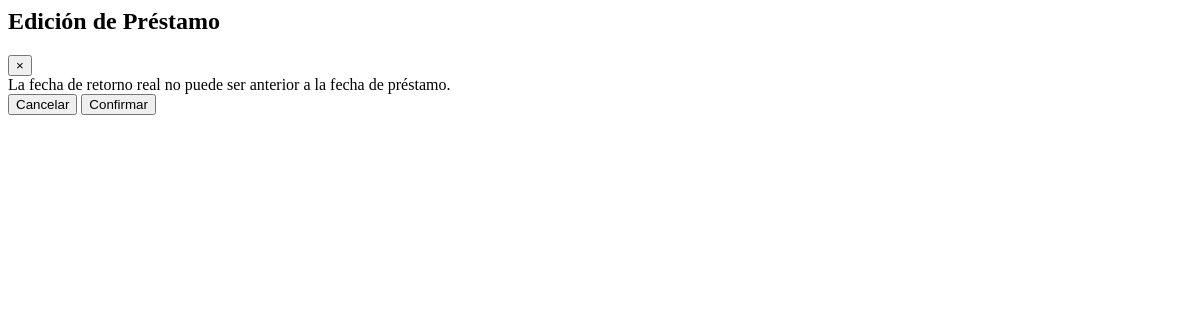
Page /app_biblioteca/editLending/2 on the earlier database version.
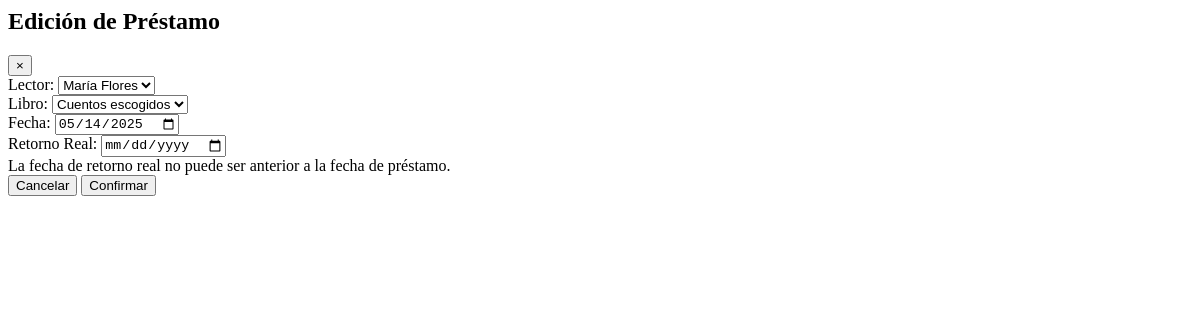
Same page on the later database version.
### app_biblioteca/models.py (models this page shows, shortened)
class Lending(models.Model):
    _states = (
        (0, 'Prestado'),
        (1, 'Devuelto'),
        (2, 'Atrasado'),
    )
    state = models.SmallIntegerField(choices=_states, default=0)
    reader = models.ForeignKey(Reader, on_delete=models.CASCADE)
    book = models.ForeignKey(Book, on_delete=models.CASCADE)
    loan_term_days = models.IntegerField(default=7)
    daily_rate=models.DecimalField(max_digits=10, decimal_places=2, default=1.50)
    date = models.DateField(default=now)
    estimated_return_date = models.DateField(null=False)
    real_return_date = models.DateField(null=True, blank=True)
    is_active = models.BooleanField(default=True)

### app_biblioteca/views.py (the view)
# urls.py: path('editLending/<int:id>', views.editLending, name = 'edit_lending')
def editLending(request, id):
   lending_form = None
   error = None
   try:
      lending = Lending.objects.get(id = id)
      if request.method == 'GET':
         lending_form = LendingForm(instance = lending)
      else:
         lending_form = LendingForm(request.POST, instance = lending)
         if lending_form.is_valid():
               lending_form.save()
         return redirect('main')
   except ObjectDoesNotExist as e:
      error = e
      lending = None
   return render(request, 'editLending.html', {'lending_form': lending_form, 'error':error, 'lending': lending})

### app_biblioteca/forms.py
class LendingForm(forms.ModelForm):
    class Meta:
        model = Lending
        fields = ['reader', 'book', 'date', 'real_return_date']
        labels = {
            'reader': 'Lector',
            'book': 'Libro',
            'date': 'Fecha',
            'real_return_date':'Retorno Real',
        }
        widgets = {
            'date': forms.DateInput(
                attrs={'class': 'form-control', 'id': 'id_date', 'type': 'date'}
            ),
            'real_return_date': forms.DateInput(
                attrs={'class': 'form-control', 'id': 'id_real_return_date', 'type': 'date'}
            ),
        }

### app_biblioteca/models.py (called while the page is built)
    def __str__(self):
        return self.title

    def __str__(self):
        return f"{self.name} {self.first_surname}"

### app_biblioteca/templates/editLending.html (shortened to what this page needs)
<div class="modal-dialog modal-lg" role="document">
    <div class="modal-content">
        <div class="modal-header">
            <h2 class="modal-title">Edición de Préstamo</h2>
            <button type="button" class="close" data-dismiss="modal" aria-label="Close">
        <span>&times;</span>
      </button>
        </div>
        <form id="lending-form" method="post" action="{% url 'edit_lending' lending.id %}">
            <div class="modal-body">
                {% for field in lending_form %} {% if field.name != 'date' and field.name != 'real_return_date' %}
                <div class="form-group">
                    {{ field.label_tag }} {{ field }}
                </div>
                {% endif %} {% endfor %}
                <div class="form-group">
                    {{ lending_form.date.label_tag }} {{ lending_form.date }}
                </div>
                <div class="form-group">
                    {{ lending_form.real_return_date.label_tag }} {{ lending_form.real_return_date }}
                    <div class="invalid-feedback">
                        La fecha de retorno real no puede ser anterior a la fecha de préstamo.
                    </div>
                </div>
            </div>
            <div class="modal-footer">
                <button type="button" class="btn btn-danger" data-dismiss="modal">Cancelar</button>
                <button type="submit" class="btn btn-primary">Confirmar</button>
            </div>
        </form>
    </div>
</div>

Differences in the rows shown:
added Lending: lending_form "María Flores" "Cuentos escogidos", date "05/14/2025"
Other differences:
{{ lending_form.date.label_tag }}: (not shown) → "Fecha:"
{{ lending_form.real_return_date.label_tag }}: (not shown) → "Retorno Real:"
new list line: "Lector:"
new list line: "Libro:"
